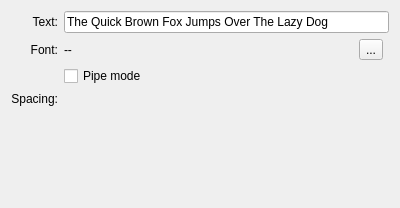
<?xml version="1.0" encoding="UTF-8"?>
<ui version="4.0">
 <class>KisWdgTextBrush</class>
 <widget class="QWidget" name="KisWdgTextBrush">
  <property name="geometry">
   <rect>
    <x>0</x>
    <y>0</y>
    <width>400</width>
    <height>208</height>
   </rect>
  </property>
  <property name="windowTitle">
   <string>Text</string>
  </property>
  <layout class="QGridLayout" name="gridLayout_2">
   <item row="0" column="0">
    <layout class="QGridLayout" name="gridLayout" columnstretch="0,1,0,0">
     <item row="0" column="0" rowspan="2">
      <widget class="QLabel" name="labelText">
       <property name="text">
        <string>Text:</string>
       </property>
       <property name="alignment">
        <set>Qt::AlignRight|Qt::AlignTrailing|Qt::AlignVCenter</set>
       </property>
      </widget>
     </item>
     <item row="0" column="1" rowspan="2" colspan="3">
      <widget class="QLineEdit" name="lineEdit">
       <property name="minimumSize">
        <size>
         <width>120</width>
         <height>0</height>
        </size>
       </property>
       <property name="font">
        <font>
         <weight>50</weight>
         <italic>false</italic>
         <bold>false</bold>
         <underline>false</underline>
         <strikeout>false</strikeout>
        </font>
       </property>
       <property name="text">
        <string>The Quick Brown Fox Jumps Over The Lazy Dog</string>
       </property>
      </widget>
     </item>
     <item row="2" column="0">
      <widget class="QLabel" name="label">
       <property name="text">
        <string>Font:</string>
       </property>
       <property name="alignment">
        <set>Qt::AlignRight|Qt::AlignTrailing|Qt::AlignVCenter</set>
       </property>
      </widget>
     </item>
     <item row="2" column="1">
      <widget class="QLabel" name="lblFont">
       <property name="sizePolicy">
        <sizepolicy hsizetype="Preferred" vsizetype="Preferred">
         <horstretch>0</horstretch>
         <verstretch>0</verstretch>
        </sizepolicy>
       </property>
       <property name="text">
        <string>--</string>
       </property>
      </widget>
     </item>
     <item row="5" column="0">
      <widget class="QLabel" name="label_2">
       <property name="text">
        <string>Spacing:</string>
       </property>
       <property name="alignment">
        <set>Qt::AlignRight|Qt::AlignTrailing|Qt::AlignVCenter</set>
       </property>
      </widget>
     </item>
     <item row="6" column="1" colspan="2">
      <spacer name="spacer2">
       <property name="orientation">
        <enum>Qt::Vertical</enum>
       </property>
       <property name="sizeType">
        <enum>QSizePolicy::Expanding</enum>
       </property>
       <property name="sizeHint" stdset="0">
        <size>
         <width>20</width>
         <height>31</height>
        </size>
       </property>
      </spacer>
     </item>
     <item row="2" column="2">
      <widget class="QToolButton" name="bnFont">
       <property name="sizePolicy">
        <sizepolicy hsizetype="Fixed" vsizetype="Fixed">
         <horstretch>0</horstretch>
         <verstretch>0</verstretch>
        </sizepolicy>
       </property>
       <property name="text">
        <string>...</string>
       </property>
       <property name="shortcut">
        <string/>
       </property>
      </widget>
     </item>
     <item row="5" column="1" colspan="2">
      <widget class="KisDoubleSliderSpinBox" name="inputSpacing" native="true"/>
     </item>
     <item row="3" column="1">
      <widget class="QCheckBox" name="pipeModeChbox">
       <property name="toolTip">
        <string>use only one letter at a time</string>
       </property>
       <property name="text">
        <string>Pipe mode</string>
       </property>
      </widget>
     </item>
    </layout>
   </item>
  </layout>
 </widget>
 <layoutdefault spacing="6" margin="11"/>
 <customwidgets>
  <customwidget>
   <class>QLineEdit</class>
   <extends>QLineEdit</extends>
   <header>QLineEdit</header>
  </customwidget>
  <customwidget>
   <class>KisDoubleSliderSpinBox</class>
   <extends>QWidget</extends>
   <header>kis_slider_spin_box.h</header>
   <container>1</container>
  </customwidget>
 </customwidgets>
 <resources/>
 <connections/>
</ui>
